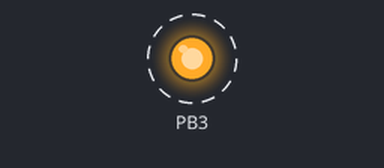
Simulated run of this program. Board: ATtiny85, built with avr-gcc and emulated at 1 MHz (the files do not name the chip). On the bench: output pins drawn as LEDs (lit = HIGH). Dashed ring = blinking.

Above: at 0.2 s.
Timing chart, 0 to 3.0 s (numbered marks = the images above):
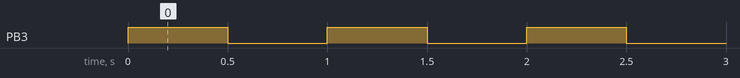

The program:

main.c
```c
/*=====================================================
|   TASK:  TOGGLING THE LED ATTACHED TO PB3 (physical Pin 2)
|          OF AN ATTINY85
|   DIFFICULTY LEVEL: VERY BASIC
|   Author:  BISWARUP BANERJEE
|            Modified for Attiny85 by Stephan Elsner
|   Language:  EMBEDDED C
|   To Compile:  RUN THE SCRIPT AS MENTIONED BY THE AUTHOR
|   Date:  June 2017, August 2021
================================================*/
#ifndef F_CPU

// Assume clock is set to 8MHz
#define F_CPU 8000000UL
#endif

#include <avr/io.h>                    // adding header files
#include <util/delay.h>                // for _delay_ms()

int main(void)
{
   DDRB = 0b00001000;                 // setting DDR of PORT B
   while(1)
   {
       // LED on
       PORTB = 0b00001000;            // PB3 = High = LED attached on PC0 is ON
       _delay_ms(500);                // wait 500 milliseconds

       //LED off
       PORTB = 0b00000000;            // PB3 = Low = LED attached on PC0 is OFF
       _delay_ms(500);                // wait 500 milliseconds
   }
}
```

Measured:
- by itself, PB3: alternates HIGH for 0.50 s and LOW for 0.50 s
